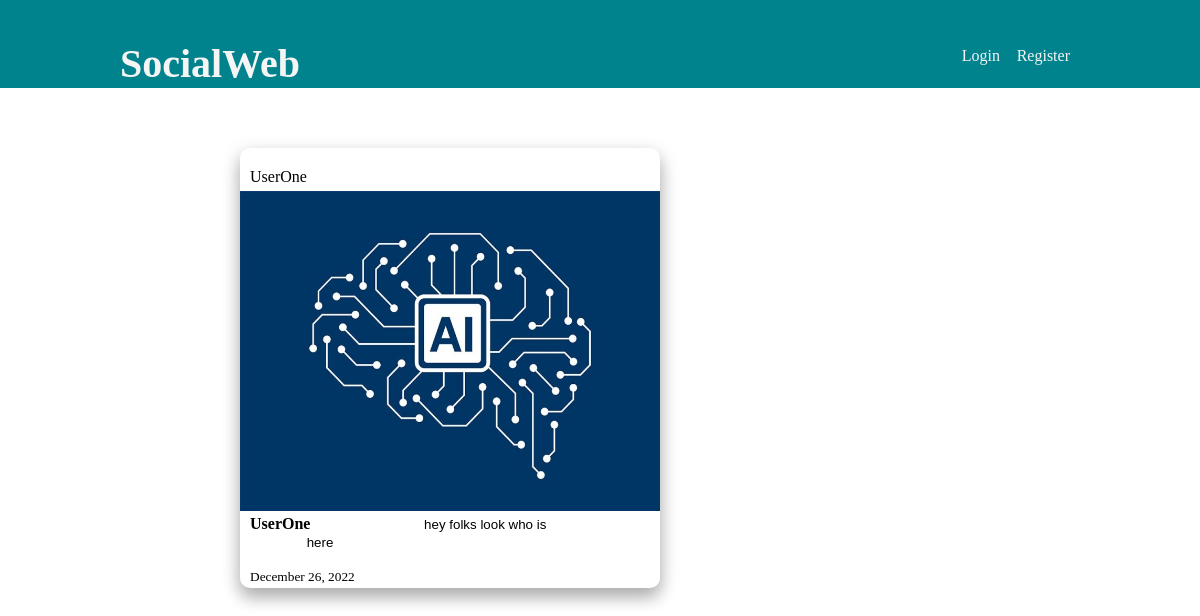
The app's page /post/2/ with its own data.
### social/models.py (models this page shows, shortened)
class Post(models.Model):
	image = models.ImageField(default='default.jpg', upload_to = 'post_pics')
	caption = models.TextField(default='')
	date_posted = models.DateTimeField(default=timezone.now)
	total_like = models.IntegerField(default=0)
	author = models.ForeignKey(User, on_delete = models.CASCADE)

### social/views.py (the view)
# urls.py: path('post/<int:pk>/', PostDetailView.as_view(), name='post-detail')
class PostDetailView(DetailView):
	model = Post
	template_name = 'post_detail.html'

### social/templates/post_detail.html (shortened to what this page needs)
{% extends "base2.html" %}
{% block content %}
  <div class="posts">
            <a class="po" href="{% url 'profile' post.author.username %}">{{object.author}}</a>
            <br />
            <img class = "post-img1" src="{{object.image.url}}"/>
            <br />
            <strong class="username">{{object.author}}</strong><small class="caption">{{object.caption}}</small>
            <br />
            <br />
            <small class="date">{{object.date_posted|date:"F d, Y"}}</small>
        </div>
{% endblock content %}

### social/static/main.css (style rules this page uses)
html,body { overflow-x: hidden; margin: 0px; }
a { color: whitesmoke; text-decoration: none; }
.posts { background-color: rgb(255, 255, 255); box-shadow: 0 10px 16px 0 rgb(0 0 0 / 20%), 0 6px 20px 0 rgb(0 0 0 / 19%); border-radius: 10px; width: 35%; height: 55vh; margin-left: 20%; margin-bottom: 40px; margin-top: 60px; text-align: center; }
.post-img1 { width: 100%; height: 40vh; margin-top: -5px; padding: 0px; background-position: center; }
.username { float: left; margin-left: 10px; }
.caption { margin-top: 10px; margin-right: 260px; font-family: sans-serif; }
.date { float: left; margin-bottom: 90px; margin-left: 10px; font-family: serif; }
.po { text-decoration: none; color: black; float: left; margin-top: 20px; margin-bottom: 10px; margin-left: 10px; }

### records on screen
Post: author "UserOne", image (picture), caption "hey folks look who is here", date_posted "December 26, 2022"
